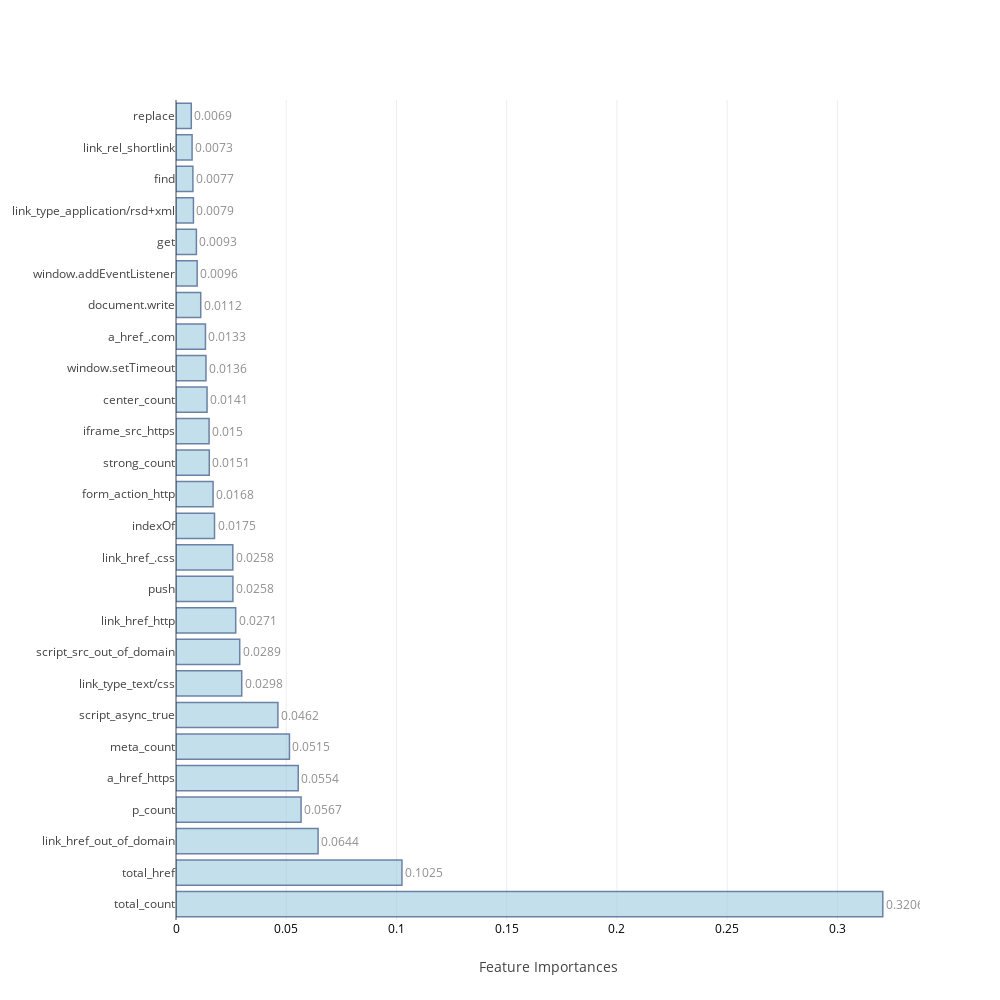

The notebook cell this image was saved under:
### Markdown cell above
### <a id='1.B' style="text-decoration : none; color : #000000;"> B. Average Feature Importances</a>

### Code cell
feat_impt_plot(np.average(feat_imp,axis=0),columns)

### Figure 1 — Plotly figure (JSON) as saved in the notebook; plotly's stock layout.template omitted (floating-point values rounded to 4 significant figures)
{"data": [{"marker": {"color": "rgb(158,202,225)", "line": {"color": "rgb(8,48,107)", "width": 1.5}}, "opacity": 0.6, "orientation": "h", "text": [0.3206, 0.1025, 0.0644, 0.0567, 0.0554, 0.0515, 0.0462, 0.0298, 0.0289, 0.0271, 0.0258, 0.0258, 0.0175, 0.0168, 0.0151, 0.015, 0.0141, 0.0136, 0.0133, 0.0112, 0.0096, 0.0093, 0.0079, 0.0077, 0.0073, 0.0069], "textposition": "outside", "type": "bar", "uid": "d90d9ff9-6ba5-4e1e-be69-e07c01a1fca0", "x": [0.3206, 0.1025, 0.06445, 0.05673, 0.05544, 0.05146, 0.04622, 0.02981, 0.02891, 0.02708, 0.02581, 0.02577, 0.01747, 0.01681, 0.0151, 0.015, 0.01408, 0.0136, 0.01335, 0.01122, 0.009597, 0.00925, 0.007905, 0.00766, 0.007298, 0.00693], "y": ["total_count", "total_href", "link_href_out_of_domain", "p_count", "a_href_https", "meta_count", "script_async_true", "link_type_text/css", "script_src_out_of_domain", "link_href_http", "push", "link_href_.css", "indexOf", "form_action_http", "strong_count", "iframe_src_https", "center_count", "window.setTimeout", "a_href_.com", "document.write", "window.addEventListener", "get", "link_type_application/rsd+xml", "find", "link_rel_shortlink", "replace"]}], "layout": {"autosize": false, "height": 1000, "width": 1000, "xaxis": {"tickfont": {"color": "black", "size": 12}, "title": "Feature Importances"}, "yaxis": {"automargin": true}}}
